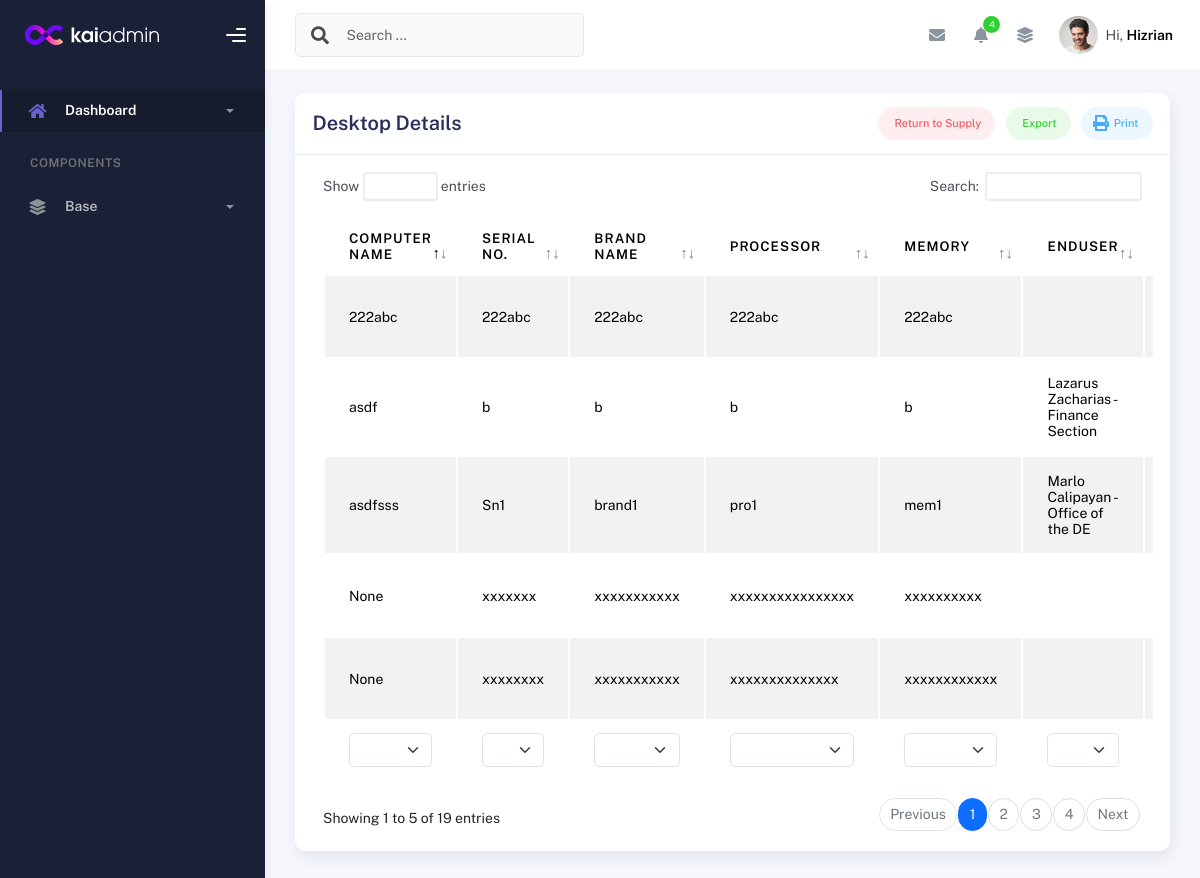
/desktop_details/, run on an earlier commit of the app's database.
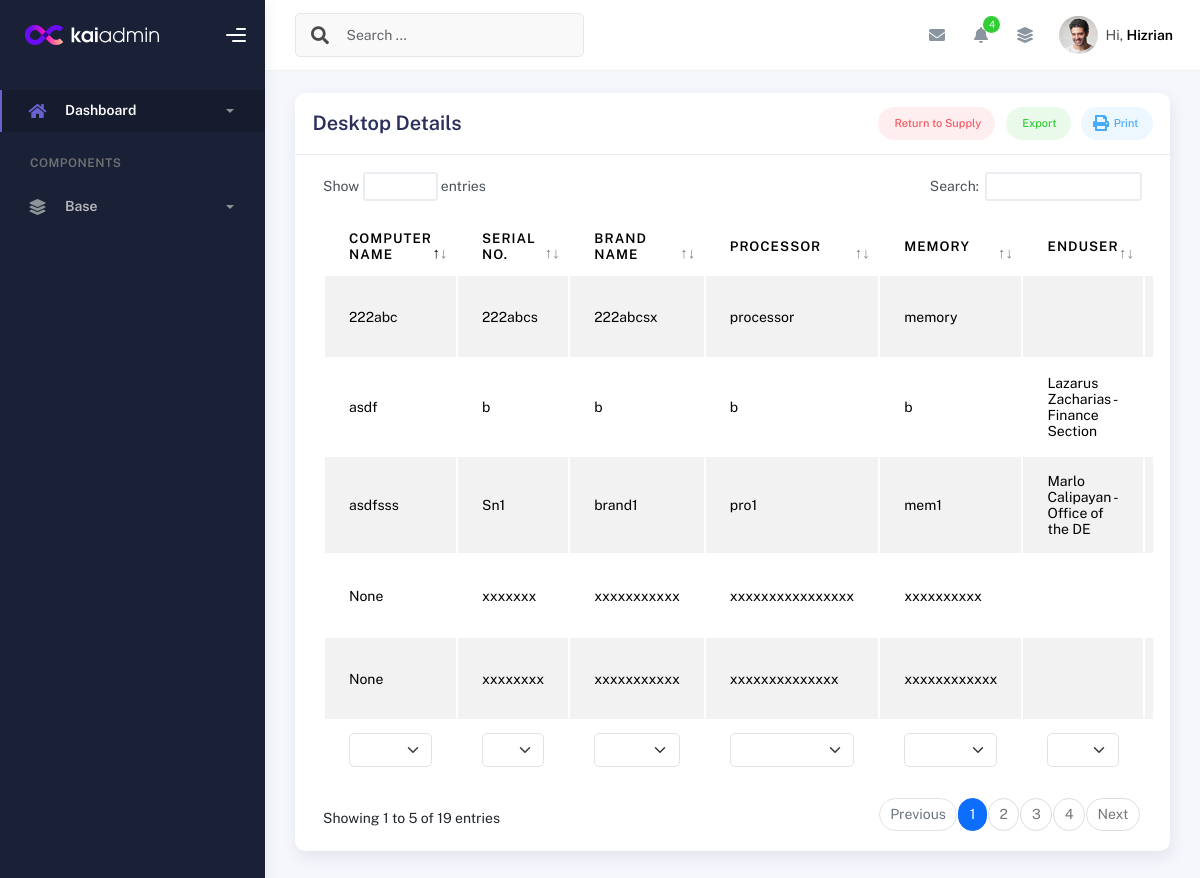
And on a later commit of the database.
### inventory/models.py (models this page shows, shortened)
class DesktopDetails(models.Model):
    id = models.IntegerField(primary_key=True)  # Allow manual assignment
    desktop_package = models.ForeignKey(Desktop_Package, related_name='desktop_details', on_delete=models.CASCADE)
    serial_no = models.CharField(max_length=255)
    computer_name = models.CharField(max_length=255, unique=True, null=True)
    brand_name = models.CharField(max_length=255)
    model = models.CharField(max_length=255, null=True)
    processor = models.CharField(max_length=33, null=True)
    memory = models.CharField(max_length=100, null=True)
    drive = models.CharField(max_length=332, null=True)
    asset_owner = models.CharField(max_length=255, null=True)
    desktop_Graphics = models.CharField(max_length=100, blank=True, null=True)
    desktop_Graphics_Size = models.CharField(max_length=100, blank=True, null=True)
    desktop_OS = models.CharField(max_length=100, blank=True, null=True)
    desktop_Office = models.CharField(max_length=100, blank=True, null=True)
    desktop_OS_keys = models.CharField(max_length=100, blank=True, null=True)
    desktop_Office_keys = models.CharField(max_length=100, blank=True, null=True)
    is_disposed = models.BooleanField(default=False)  # To indicate if the Desktop is disposed
    created_at = models.DateTimeField(default=timezone.now)  # Date when the desktop was added

### inventory/views.py (the view)
# urls.py: path('desktop_details/', views.desktop_package_base, name='desktop_details'),  # URL pattern for desktop details
def desktop_package_base(request):
    desktop_details = DesktopDetails.objects.all()
    desktops_with_items = []
    for desktop in desktop_details:
        keyboards = KeyboardDetails.objects.filter(desktop_package=desktop.desktop_package, is_disposed=False)
        user = UserDetails.objects.filter(desktop_package_db=desktop.desktop_package)
        desktops_with_items.append({
            'desktop': desktop,
            'keyboards': keyboards,  # This can have multiple entries per desktop
            'user': user
        })
    return render(request, 'desktop_details.html', {
        'desktops_with_items': desktops_with_items,
    })

### inventory/models.py (called while the page is built)
    def __str__(self):
        return f"{self.employee_fname} {self.employee_lname} - {self.employee_office}"

### templates/desktop_details.html (shortened to what this page needs)
{% extends 'base.html' %}
{% block content %}
<div class="container">
  <div class="page-inner">
    <div class="row">
      <div class="col-md-12">
        <div class="card">
          <div class="card-header">
            <div class="card-head-row">
              <h4 class="card-title">Desktop Details</h4>
              <div class="card-tools">
                <a href="#" class="btn btn-label-danger btn-round btn-sm me-2">
                  Return to Supply
                </a>
                <a href="#" class="btn btn-label-success btn-round btn-sm me-2">
                  Export
                </a>
                <a href="#" class="btn btn-label-info btn-round btn-sm">
                  Print
                </a>
              </div>
            </div>
          </div>
          <div class="card-body">
            <div class="table-responsive">
              <table id="multi-filter-select" class="display table table-striped table-hover">
                <thead>
                  <tr>
                    <th>Computer Name</th>
                    <th>Serial No.</th>
                    <th>Brand Name</th>
                    <th>Processor</th>
                    <th>Memory</th>
                    <th>Enduser</th>
                    <th>Asset Owner</th>
                  </tr>
                </thead>
                <tfoot>
                  <tr>
                    <th>Computer Name</th>
                    <th>Serial No.</th>
                    <th>Model</th>
                    <th>Processor</th>
                    <th>Memory</th>
                    <th>Enduser</th>
                    <th>Asset Owner</th>
                  </tr>
                </tfoot>
                <tbody>
                  <tr>{% for item in desktops_with_items %}
                    <td>{{ item.desktop.computer_name }}</td>
                    <td>{{ item.desktop.serial_no }}</td>
                    <td>{{ item.desktop.brand_name }}</td>
                    <td>{{ item.desktop.processor }}</td>
                    <td>{{ item.desktop.memory }}</td>
                    <td>
                      {% for userx in item.user %}
                          {{ userx.user_Enduser }}<br>
                      {% endfor %}
                  </td>
                    <td>
                      {% for userx in item.user %}
                          {{ userx.user_Asset_owner }}<br>
                      {% endfor %}
                  </td>
                  </tr>
                  {% endfor %}
                </tbody>
              </table>
            </div>
          </div>
        </div>
      </div>
    </div>
  </div>
</div>
{% endblock %}

What changed in the data, as far as the page shows it:
changed DesktopDetails "222abc": desktop.serial_no "222abc" → "222abcs"; desktop.brand_name "222abc" → "222abcsx"; desktop.processor "222abc" → "processor"; desktop.memory "222abc" → "memory"
